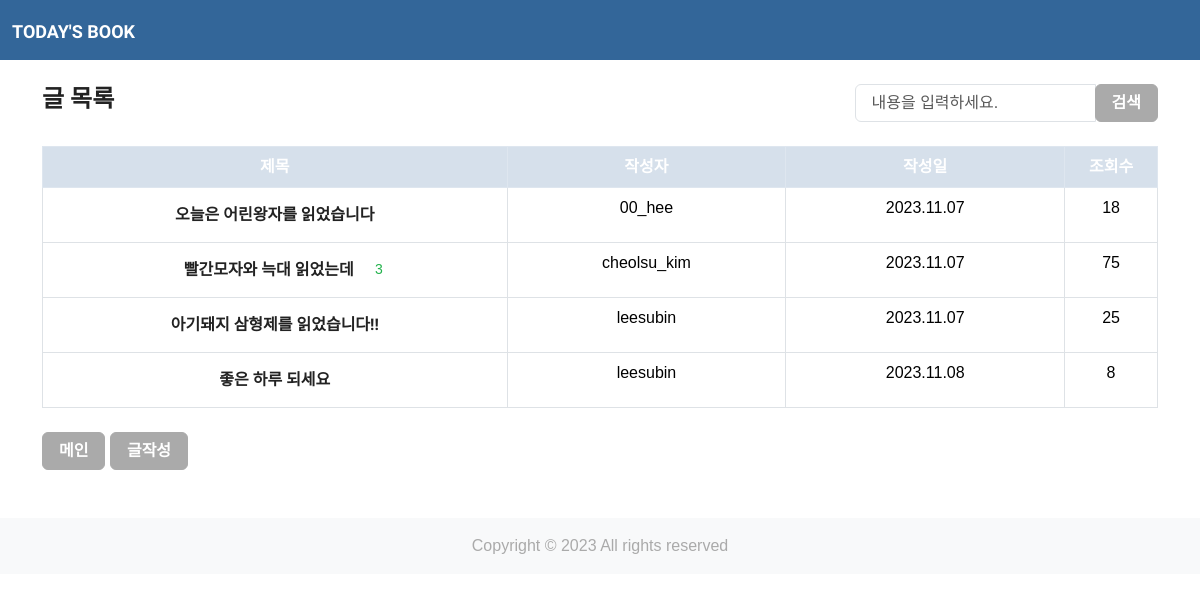
/reading_blog/posttag/종교/, run on the app's committed database.
### reading_blog/models.py (models this page shows, shortened)
class Post(models.Model):
    author = models.ForeignKey(
        User, on_delete=models.CASCADE
    )
    title = models.CharField(max_length=100)
    content = models.TextField()
    thumb_image = models.ImageField(
        upload_to='reading_blog/images/%Y/%m/%d/', blank=True)
    image_upload = models.ImageField(upload_to='blog/%Y/%m/%d/', blank=True, null=True)
    file_upload = models.FileField(
        upload_to='reading_blog/files/%Y/%m/%d/', blank=True)
    created_at = models.DateTimeField(auto_now_add=True)
    updated_at = models.DateField(auto_now=True)
    view_count = models.PositiveIntegerField(default=0)
    tags = models.ManyToManyField('Tag', blank=True)

### reading_blog/views.py (the view)
# urls.py: path('posttag/<str:tag>/', views.posttag, name='posttag'),
def posttag(request, tag):
    posts = Post.objects.filter(tags__name__iexact=tag)
    return render(request, 'reading_blog/post_list.html', {'post_list': posts, 'tag': tag})

### templates/reading_blog/post_list.html (shortened to what this page needs)
{% extends 'base.html' %}
{% load static %}
{% block content %}
<div class="container mt-4">
    <div class="d-flex justify-content-between align-items-center">
        <h4>글 목록</h4>
        <form class="form-inline" action="" method="GET">
            <div class="input-group">
                <input class="form-control" type="text" name="q" value="{{ request.GET.q }}" placeholder="내용을 입력하세요.">
                <div class="input-group-append">
                    <button class="btn btn-secondary" type="submit">검색</button>
                </div>
            </div>
        </form>
    </div>
    <table class="table table-bordered mt-4 text-center table-hover text-dark">
        <thead class="table-light">
        {% if post_list %}
        <tr class="table-info">
            <th class="col-5">제목</th>
            <th class="col-3">작성자</th>
            <th class="col-3">작성일</th>
            <th class="col-1">조회수</th>
        </tr>
        </thead>
        <tbody>
        {% for post in post_list %}
        <tr>
            <td class="col-5">
                <a href="{% url 'reading_blog:post_detail' pk=post.pk %}" class="btn">{{ post.title }}</a>
                {% if post.comments.count > 0 %}
                <span class="text-success small ml-2">{{ post.comments.count }}</span>
                {% endif %}
            </td>
            <td class="col-3">{{ post.author.username }}</td>
            <td class="col-3">{{ post.created_at|date:"Y.m.d" }}</td>
            <td class="col-1">{{ post.view_count }}</td>
        </tr>
        {% endfor %}
        </tbody>
    </table>
    {% else %}
    <p>작성된 게시글이 없습니다.</p>
    {% endif %}
    <div class="text-left mt-4">
        <a href="{% url 'main:index' %}" class="btn btn-secondary">메인</a>
        <a href="{% url 'reading_blog:post_new' %}" class="btn btn-secondary">글작성</a>
    </div>
</div>
{% endblock %}

### templates/base.html (style rules this page uses)
body { font-family: Arial, sans-serif; }

### data on the page
Post: title "오늘은 어린왕자를 읽었습니다", author.username "00_hee", created_at "2023.11.07", view_count "18"
Post: title "빨간모자와 늑대 읽었는데", comments.count "3", author.username "cheolsu_kim", created_at "2023.11.07", view_count "75"
Post: title "아기돼지 삼형제를 읽었습니다!!", author.username "leesubin", created_at "2023.11.07", view_count "25"
Post: title "좋은 하루 되세요", author.username "leesubin", created_at "2023.11.08", view_count "8"
